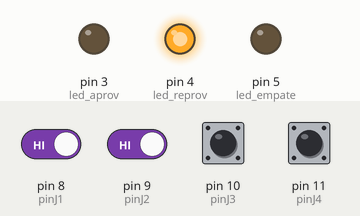
Recording of a sketch running on a simulated Arduino Uno, built with avr-gcc and run on an emulated ATmega328P. Parts: output pins drawn as LEDs (lit = HIGH). The test bench sets the inputs (shaded band); at power-on: pin 8 (pinJ1), pin 9 (pinJ2), pin 10 (pinJ3), pin 11 (pinJ4) HIGH. What the sketch prints to the serial monitor is not drawn.

Above: at 1.2 s.
1.3 s: pin 8 (pinJ1) driven LOW and pin 9 (pinJ2) driven LOW
At 2.1 s:
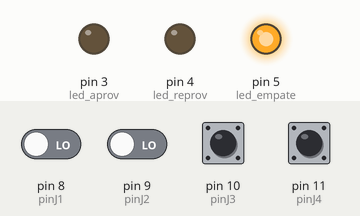
2.8 s: pin 10 (pinJ3) pulled LOW for 0.15 s
At 2.87 s:
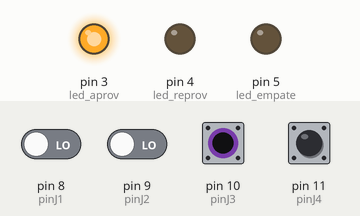
4.4 s: pin 8 (pinJ1) driven HIGH
At 5.6 s:
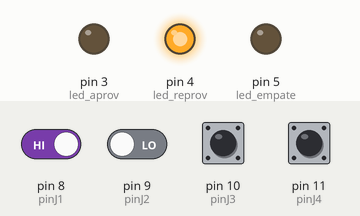
5.9 s: pin 8 (pinJ1) driven LOW
At 6.8 s:
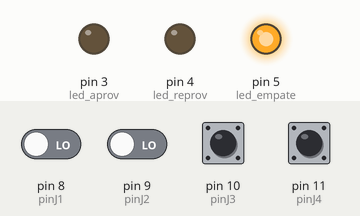
Timing chart, 0 to 8.4 s (numbered marks = the images above; inputs shaded):
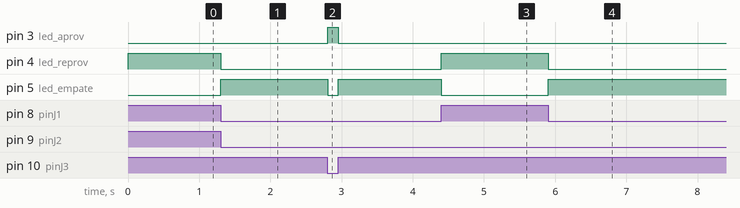

The sketch:

IOT_EX_JUIZES.ino
```cpp
const int led_aprov = 3;
const int led_reprov = 4;
const int led_empate = 5;
const int pinJ1 = 8;
const int pinJ2 = 9;
const int pinJ3 = 10;
const int pinJ4 = 11;

void setup() {
  pinMode(led_aprov, OUTPUT);
  pinMode(led_reprov, OUTPUT);
  pinMode(led_empate, OUTPUT);
  pinMode(pinJ1, INPUT_PULLUP);
  pinMode(pinJ2, INPUT_PULLUP);
  pinMode(pinJ3, INPUT_PULLUP);
  pinMode(pinJ4, INPUT_PULLUP);
  Serial.begin(9600);
}

void loop() {
  bool but1 = !digitalRead(pinJ1);
  bool but2 = !digitalRead(pinJ2);
  bool but3 = !digitalRead(pinJ3);
  bool but4 = !digitalRead(pinJ4);
  int resultado = but1 + but2 + but3 + but4;
  Serial.println(resultado);

  if (resultado > 2) {
    digitalWrite(led_aprov, HIGH);
    digitalWrite(led_reprov, LOW);
    digitalWrite(led_empate, LOW);
  } else if (resultado == 2) {
    digitalWrite(led_empate, HIGH);
    digitalWrite(led_aprov, LOW);
    digitalWrite(led_reprov, LOW);
  } else {
    digitalWrite(led_reprov, HIGH);
    digitalWrite(led_aprov, LOW);
    digitalWrite(led_empate, LOW);
  }
}
```

Measured:
- after the input at 1.3 s, pin 4 (led_reprov): HIGH → LOW at once; pin 5 (led_empate): LOW → HIGH at once
- after the input at 2.8 s, pin 3 (led_aprov): LOW → HIGH at once, → LOW 0.15 s later; pin 5 (led_empate): HIGH → LOW at once, → HIGH 0.15 s later
- after the input at 4.4 s, pin 4 (led_reprov): LOW → HIGH at once; pin 5 (led_empate): HIGH → LOW at once
- after the input at 5.9 s, pin 4 (led_reprov): HIGH → LOW at once; pin 5 (led_empate): LOW → HIGH at once
